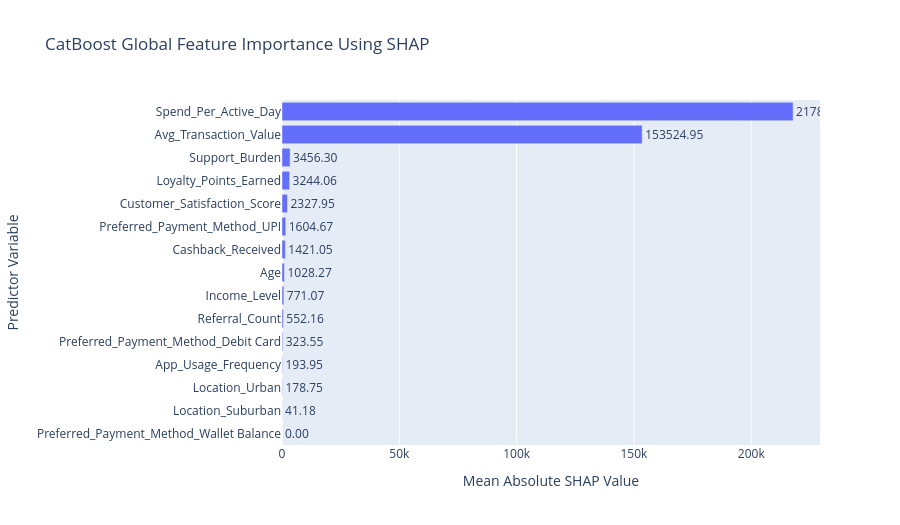

Here is the notebook cell this chart was saved with:
### Markdown cell above
# Feature Explainability using SHAP

### Code cell
# ======================================================================
# === ML MODELLING_2: SHAP EXPLAINABILITY FOR CATBOOST ================
# ======================================================================


# ======================================================================
# === STEP 1: CREATE SHAP EXPLAINER ===================================
# ======================================================================

# SHAP (SHapley Additive exPlanations) is used to explain how the
# CatBoost model uses the predictor variables to generate LTV
# predictions.
#
# SHAP assigns each feature a contribution value for each observation.
#
# Positive SHAP values indicate that a feature pushes the prediction
# towards a higher LTV.
#
# Negative SHAP values indicate that a feature pushes the prediction
# towards a lower LTV.
#
# For the global feature-importance analysis below, we use the mean
# absolute SHAP value across all observations.
#
# A larger mean absolute SHAP value means that the feature has a
# greater overall influence on the CatBoost predictions.

explainer = shap.TreeExplainer(
    best_catboost_model
)


# ======================================================================
# === STEP 2: CALCULATE SHAP VALUES ===================================
# ======================================================================

# Calculate SHAP values for the independent test dataset.
#
# The test dataset is used because it contains observations that were
# not used to train the final CatBoost model.
#
# This provides an explanation of how the model behaves on unseen
# customer observations.

shap_values = explainer.shap_values(
    X_test
)


# ======================================================================
# === STEP 3: CALCULATE GLOBAL FEATURE IMPORTANCE =====================
# ======================================================================

# Calculate the mean absolute SHAP value for every predictor.
#
# abs(shap_values) removes the direction of the effect and focuses
# only on the magnitude of the contribution.
#
# mean(axis=0) calculates the average contribution of each feature
# across all test observations.
#
# Therefore, this represents the GLOBAL importance of each variable
# to the CatBoost LTV predictions.

mean_abs_shap = np.abs(
    shap_values
).mean(axis=0)


# ======================================================================
# === STEP 4: CREATE SHAP FEATURE-IMPORTANCE DATAFRAME ===============
# ======================================================================

# Create a DataFrame containing each feature and its corresponding
# mean absolute SHAP value.
#
# This makes the results easier to sort, inspect and plot.

shap_importance = pd.DataFrame({

    "Feature": X_test.columns,

    "Mean Absolute SHAP": mean_abs_shap

})


# ======================================================================
# === STEP 5: SORT FEATURES BY SHAP IMPORTANCE ========================
# ======================================================================

# Sort the features from the least important to the most important.
#
# Sorting in ascending order is useful for creating a horizontal
# bar chart where the most important features appear at the top.

shap_importance = shap_importance.sort_values(
    by="Mean Absolute SHAP",
    ascending=True
)


# ======================================================================
# === STEP 6: DISPLAY SHAP FEATURE IMPORTANCE =========================
# ======================================================================

# Display the global SHAP importance values.
#
# The largest values indicate the variables that have the greatest
# influence on the CatBoost model's LTV predictions.

print("\n" + "=" * 80)
print("=== CATBOOST SHAP FEATURE IMPORTANCE ===")
print("=" * 80)

print(
    shap_importance
    .sort_values(
        by="Mean Absolute SHAP",
        ascending=False
    )
    .round(4)
    .to_string(index=False)
)


# ======================================================================
# === STEP 7: HORIZONTAL SHAP FEATURE-IMPORTANCE PLOT =================
# ======================================================================

# Create a horizontal bar chart showing the global importance of
# the variables selected by the CatBoost model.
#
# Horizontal bars make long feature names easier to read.
#
# Features with larger mean absolute SHAP values have a greater
# influence on the model's predictions.
#
# The most influential variables are displayed at the top.

fig = px.bar(
    shap_importance,
    x="Mean Absolute SHAP",
    y="Feature",
    orientation="h",
    title="CatBoost Global Feature Importance Using SHAP",
    labels={
        "Mean Absolute SHAP": "Mean |SHAP Value|",
        "Feature": "Predictor Variable"
    },
    text="Mean Absolute SHAP"
)


# ======================================================================
# === STEP 8: FORMAT SHAP PLOT ========================================
# ======================================================================

# Display the numerical SHAP values at the end of each bar.
#
# This makes it easier to compare the magnitude of feature
# contributions directly from the chart.

fig.update_traces(
    texttemplate="%{text:.2f}",
    textposition="outside"
)


# Improve the overall layout so that long feature names and the
# SHAP values remain clearly visible.

fig.update_layout(
    height=max(
        500,
        len(shap_importance) * 35
    ),
    xaxis_title="Mean Absolute SHAP Value",
    yaxis_title="Predictor Variable",
    showlegend=False
)


# Display the horizontal SHAP feature-importance chart.

fig.show()


# ======================================================================
# === STEP 9: IDENTIFY TOP SHAP FEATURES ==============================
# ======================================================================

# Identify the five most influential variables according to their
# mean absolute SHAP values.
#
# These variables can be discussed in the interpretation section
# of the NexaSat Digital Wallet CLV project.

top_shap_features = (
    shap_importance
    .sort_values(
        by="Mean Absolute SHAP",
        ascending=False
    )
    .head(10)
)


print("\n" + "=" * 80)
print("=== TOP 10 CATBOOST FEATURES BASED ON SHAP ===")
print("=" * 80)

print(
    top_shap_features
    .round(4)
    .to_string(index=False)
)


# ======================================================================
# === END OF CATBOOST SHAP EXPLAINABILITY =============================
# ======================================================================

### Figure 1 — Plotly figure (JSON) as saved in the notebook; plotly's stock layout.template omitted (floating-point values rounded to 4 significant figures)
{"data": [{"hovertemplate": "Mean |SHAP Value|=%{text}<br>Predictor Variable=%{y}<extra></extra>", "legendgroup": "", "marker": {"color": "#636efa", "pattern": {"shape": ""}}, "name": "", "orientation": "h", "showlegend": false, "text": [0.0, 41.18, 178.7, 194.0, 323.5, 552.2, 771.1, 1028.0, 1421.0, 1605.0, 2328.0, 3244.0, 3456.0, 153500.0, 217800.0], "textposition": "outside", "texttemplate": "%{text:.2f}", "type": "bar", "x": [0.0, 41.18, 178.7, 194.0, 323.5, 552.2, 771.1, 1028.0, 1421.0, 1605.0, 2328.0, 3244.0, 3456.0, 153500.0, 217800.0], "xaxis": "x", "y": ["Preferred_Payment_Method_Wallet Balance", "Location_Suburban", "Location_Urban", "App_Usage_Frequency", "Preferred_Payment_Method_Debit Card", "Referral_Count", "Income_Level", "Age", "Cashback_Received", "Preferred_Payment_Method_UPI", "Customer_Satisfaction_Score", "Loyalty_Points_Earned", "Support_Burden", "Avg_Transaction_Value", "Spend_Per_Active_Day"], "yaxis": "y"}], "layout": {"barmode": "relative", "height": 525, "legend": {"tracegroupgap": 0}, "showlegend": false, "title": {"text": "CatBoost Global Feature Importance Using SHAP"}, "xaxis": {"anchor": "y", "domain": [0, 1], "title": {"text": "Mean Absolute SHAP Value"}}, "yaxis": {"anchor": "x", "domain": [0, 1], "title": {"text": "Predictor Variable"}}}}
